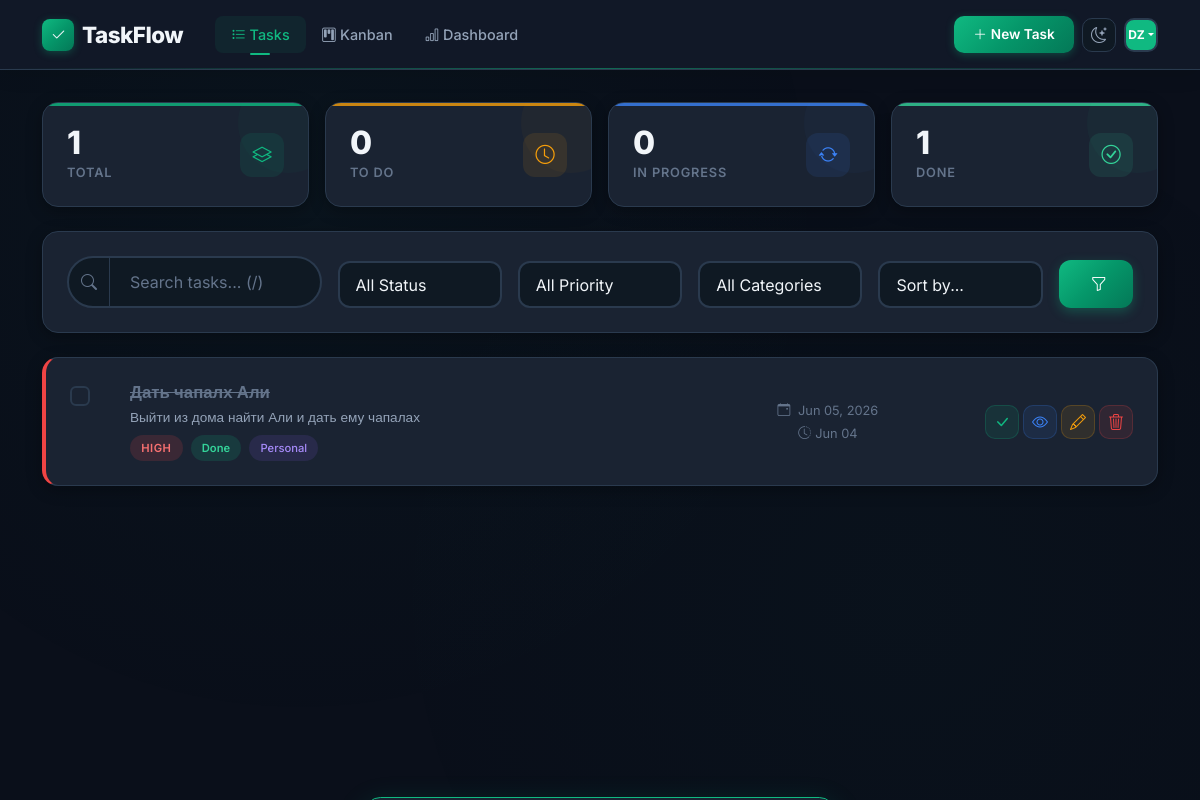
The app's page / (signed in) with its own data.
### tasks/models.py (models this page shows, shortened)
class Profile(models.Model):
    user = models.OneToOneField(User, on_delete=models.CASCADE, related_name='profile')
    avatar_color = models.CharField(max_length=7, default='#10b981')
    bio = models.TextField(max_length=500, blank=True)
    location = models.CharField(max_length=100, blank=True)
    theme = models.CharField(max_length=10, choices=[('dark', 'Dark'), ('light', 'Light')], default='dark')
    created_at = models.DateTimeField(auto_now_add=True)
    @property
    def initials(self):
        if self.user.first_name and self.user.last_name:
            return f"{self.user.first_name[0]}{self.user.last_name[0]}".upper()
        return self.user.username[:2].upper()

class Task(models.Model):
    PRIORITY_CHOICES = [
        ('low', 'Low'),
        ('medium', 'Medium'),
        ('high', 'High'),
    ]
    STATUS_CHOICES = [
        ('todo', 'To Do'),
        ('in_progress', 'In Progress'),
        ('done', 'Done'),
    ]
    CATEGORY_CHOICES = [
        ('work', 'Work'),
        ('personal', 'Personal'),
        ('study', 'Study'),
        ('health', 'Health'),
        ('finance', 'Finance'),
        ('other', 'Other'),
    ]
    user = models.ForeignKey(User, on_delete=models.CASCADE, related_name='tasks')
    title = models.CharField(max_length=200)
    description = models.TextField(blank=True)
    priority = models.CharField(max_length=10, choices=PRIORITY_CHOICES, default='medium')
    status = models.CharField(max_length=15, choices=STATUS_CHOICES, default='todo')
    category = models.CharField(max_length=15, choices=CATEGORY_CHOICES, default='other')
    due_date = models.DateField(null=True, blank=True)
    position = models.IntegerField(default=0)
    created_at = models.DateTimeField(auto_now_add=True)
    updated_at = models.DateTimeField(auto_now=True)
    completed = models.BooleanField(default=False)
    class Meta:
        ordering = ['position', '-created_at']
    @property
    def is_overdue(self):
        if self.due_date and not self.completed:
            return self.due_date < timezone.now().date()
        return False
    @property
    def is_due_soon(self):
        if self.due_date and not self.completed:
            delta = self.due_date - timezone.now().date()
            return 0 <= delta.days <= 2
        return False
    @property
    def subtask_progress(self):
        total = self.subtasks.count()
        if total == 0:
            return (0, 0)
        done = self.subtasks.filter(is_completed=True).count()
        return (done, total)

### tasks/views.py (the view, shortened to what this page needs)
# urls.py: path('', views.task_list, name='task_list'),
@login_required
def task_list(request):
    tasks = Task.objects.filter(user=request.user)
    query = request.GET.get('q', '')
    if query:
        tasks = tasks.filter(
            Q(title__icontains=query) | Q(description__icontains=query)
        )
    status_filter = request.GET.get('status', '')
    if status_filter:
        tasks = tasks.filter(status=status_filter)
    priority_filter = request.GET.get('priority', '')
    if priority_filter:
        tasks = tasks.filter(priority=priority_filter)
    category_filter = request.GET.get('category', '')
    if category_filter:
        tasks = tasks.filter(category=category_filter)
    sort_by = request.GET.get('sort', '')
    if sort_by == 'due_date':
        tasks = tasks.order_by(F('due_date').asc(nulls_last=True))
    elif sort_by == 'title':
        tasks = tasks.order_by('title')
    elif sort_by == 'created':
        tasks = tasks.order_by('-created_at')
    paginator = Paginator(tasks, 20)
    page_number = request.GET.get('page')
    page_obj = paginator.get_page(page_number)
    user_tasks = Task.objects.filter(user=request.user)
    total_tasks = user_tasks.count()
    completed_tasks = user_tasks.filter(status='done').count()
    pending_tasks = user_tasks.filter(status='todo').count()
    in_progress_tasks = user_tasks.filter(status='in_progress').count()
    from django.utils import timezone
    today = timezone.now().date()
    overdue_tasks = user_tasks.filter(
        due_date__lt=today, completed=False
    ).count()
    context = {
        'tasks': page_obj,
        'page_obj': page_obj,
        'query': query,
        'status_filter': status_filter,
        'priority_filter': priority_filter,
        'category_filter': category_filter,
        'sort_by': sort_by,
        'total_tasks': total_tasks,
        'completed_tasks': completed_tasks,
        'pending_tasks': pending_tasks,
        'in_progress_tasks': in_progress_tasks,
        'overdue_tasks': overdue_tasks,
    }
    return render(request, 'tasks/task_list.html', context)

### templates/tasks/task_list.html (shortened to what this page needs)
{% extends 'base.html' %}
{% block content %}
<div class="row g-3 mb-4">
    <div class="col-6 col-lg-3 col-md-6">
        <div class="stat-card total animate-in">
            <div class="d-flex justify-content-between align-items-center">
                <div>
                    <div class="stat-number">{{ total_tasks }}</div>
                    <div class="stat-label">Total</div>
                </div>
                <div class="stat-icon">
                    <i class="bi bi-layers"></i>
                </div>
            </div>
        </div>
    </div>
    <div class="col-6 col-lg-3 col-md-6">
        <div class="stat-card pending animate-in" style="animation-delay: 0.1s;">
            <div class="d-flex justify-content-between align-items-center">
                <div>
                    <div class="stat-number">{{ pending_tasks }}</div>
                    <div class="stat-label">To Do</div>
                </div>
                <div class="stat-icon">
                    <i class="bi bi-clock"></i>
                </div>
            </div>
        </div>
    </div>
    <div class="col-6 col-lg-3 col-md-6">
        <div class="stat-card in-progress animate-in" style="animation-delay: 0.2s;">
            <div class="d-flex justify-content-between align-items-center">
                <div>
                    <div class="stat-number">{{ in_progress_tasks }}</div>
                    <div class="stat-label">In Progress</div>
                </div>
                <div class="stat-icon">
                    <i class="bi bi-arrow-repeat"></i>
                </div>
            </div>
        </div>
    </div>
    <div class="col-6 col-lg-3 col-md-6">
        <div class="stat-card done animate-in" style="animation-delay: 0.3s;">
            <div class="d-flex justify-content-between align-items-center">
                <div>
                    <div class="stat-number">{{ completed_tasks }}</div>
                    <div class="stat-label">Done</div>
                </div>
                <div class="stat-icon">
                    <i class="bi bi-check-circle"></i>
                </div>
            </div>
        </div>
    </div>
</div>
<div class="filter-section animate-in" style="animation-delay: 0.4s;">
    <form method="get" action="{% url 'task_list' %}">
        <div class="row g-3 align-items-end">
            <div class="col-md-3">
                <div class="input-group">
                    <span class="input-group-text" style="border-radius: 50px 0 0 50px;">
                        <i class="bi bi-search"></i>
                    </span>
                    <input type="text" name="q" class="form-control search-input" style="border-radius: 0 50px 50px 0; border-left: none !important;" placeholder="Search tasks... (/)" value="{{ query }}">
                </div>
            </div>
            <div class="col-md-2">
                <select name="status" class="form-select filter-select">
                    <option value="">All Status</option>
                </select>
            </div>
            <div class="col-md-2">
                <select name="priority" class="form-select filter-select">
                    <option value="">All Priority</option>
                </select>
            </div>
            <div class="col-md-2">
                <select name="category" class="form-select filter-select">
                    <option value="">All Categories</option>
                </select>
            </div>
            <div class="col-md-2">
                <select name="sort" class="form-select filter-select">
                    <option value="">Sort by...</option>
                </select>
            </div>
            <div class="col-md-1">
                <button type="submit" class="btn btn-submit w-100">
                    <i class="bi bi-funnel"></i>
                </button>
            </div>
        </div>
    </form>
</div>
{% if tasks %}
<div class="tasks-container" id="taskContainer">
    {% for task in tasks %}
    <div class="task-card priority-{{ task.priority }} {% if task.completed %}completed{% endif %} {% if task.is_due_soon %}due-soon{% endif %} {% if task.is_overdue %}overdue-card{% endif %} animate-in"
         data-task-id="{{ task.pk }}" style="animation-delay: {{ forloop.counter0 }}00ms;">
        <div class="row align-items-center">
            <div class="col-md-7">
                <div class="d-flex align-items-start">
                    <input type="checkbox" class="task-checkbox me-3 mt-1" data-task-id="{{ task.pk }}" title="Select task">
                    <div class="flex-grow-1">
                        <h5 class="task-title mb-1">
                            <a href="{% url 'task_detail' task.pk %}" class="text-decoration-none" style="color: inherit;">{{ task.title }}</a>
                        </h5>
                        {% if task.description %}
                        <p class="task-description mb-2">{{ task.description|truncatewords:20 }}</p>
                        {% endif %}
                        <div class="d-flex flex-wrap gap-2 align-items-center">
                            <span class="badge-priority badge-{{ task.priority }}">{{ task.get_priority_display }}</span>
                            <span class="badge-status badge-{{ task.status }}">{{ task.get_status_display }}</span>
                            <span class="badge-category">{{ task.get_category_display }}</span>
                        </div>
                    </div>
                </div>
            </div>
            <div class="col-md-3 text-md-center mt-3 mt-md-0">
                {% if task.due_date %}
                <div class="due-date {% if task.is_overdue %}overdue{% elif task.is_due_soon %}due-soon-text{% endif %}">
                    <i class="bi bi-calendar-event me-1"></i>
                    {% if task.is_overdue %}<strong>Overdue:</strong> {% elif task.is_due_soon %}<strong>Soon:</strong> {% endif %}{{ task.due_date|date:"M d, Y" }}
                </div>
                {% endif %}
                <div class="due-date mt-1">
                    <i class="bi bi-clock-history me-1"></i>{{ task.created_at|date:"M d" }}
                </div>
            </div>
            <div class="col-md-2 text-md-end mt-3 mt-md-0">
                <div class="task-actions d-flex gap-1 justify-content-md-end">
                    <button class="btn btn-toggle" title="Toggle complete" aria-label="Toggle task completion" onclick="toggleTask({{ task.pk }}, this)">
                        {% if task.completed %}
                            <i class="bi bi-check-lg"></i>
                        {% else %}
                            <i class="bi bi-circle"></i>
                        {% endif %}
                    </button>
                    <a href="{% url 'task_detail' task.pk %}" class="btn btn-view" title="View" aria-label="View task details">
                        <i class="bi bi-eye"></i>
                    </a>
                    <a href="{% url 'task_edit' task.pk %}" class="btn btn-edit" title="Edit" aria-label="Edit task">
                        <i class="bi bi-pencil"></i>
                    </a>
                    <button class="btn btn-delete" title="Delete" aria-label="Delete task" onclick="deleteTask({{ task.pk }}, this)">
                        <i class="bi bi-trash3"></i>
                    </button>
                </div>
            </div>
        </div>
    </div>
    {% endfor %}
</div>
{% endif %}
{% endblock %}

### templates/base.html (shortened to what this page needs)
<!DOCTYPE html>
<html lang="en" data-theme="dark">
<head>
    <link href="https://cdn.jsdelivr.net/npm/bootstrap@5.3.2/dist/css/bootstrap.min.css" rel="stylesheet">
    <link href="https://cdn.jsdelivr.net/npm/bootstrap-icons@1.11.2/font/bootstrap-icons.min.css" rel="stylesheet">
</head>
<body>
    <nav class="navbar navbar-expand-lg">
        <div class="container">
            <a class="navbar-brand" href="{% url 'task_list' %}">
                <span class="brand-icon"><i class="bi bi-check2"></i></span>
                TaskFlow
            </a>
            <div class="collapse navbar-collapse" id="navbarNav">
                {% if user.is_authenticated %}
                <ul class="navbar-nav me-auto ms-3">
                    <li class="nav-item">
                        <a class="nav-link nav-link-custom {% if request.resolver_match.url_name == 'task_list' %}active{% endif %}" href="{% url 'task_list' %}">
                            <i class="bi bi-list-task me-1"></i>Tasks
                        </a>
                    </li>
                    <li class="nav-item">
                        <a class="nav-link nav-link-custom {% if request.resolver_match.url_name == 'kanban' %}active{% endif %}" href="{% url 'kanban' %}">
                            <i class="bi bi-kanban me-1"></i>Kanban
                        </a>
                    </li>
                    <li class="nav-item">
                        <a class="nav-link nav-link-custom {% if request.resolver_match.url_name == 'dashboard' %}active{% endif %}" href="{% url 'dashboard' %}">
                            <i class="bi bi-bar-chart me-1"></i>Dashboard
                        </a>
                    </li>
                </ul>
                <div class="d-flex align-items-center gap-2">
                    <a href="{% url 'task_create' %}" class="btn btn-create" title="New Task (N)">
                        <i class="bi bi-plus-lg me-1"></i>New Task
                    </a>
                    <button class="theme-toggle" id="themeToggle" title="Toggle theme (T)" aria-label="Toggle theme">
                        <i class="bi bi-moon-stars" id="themeIcon"></i>
                    </button>
                    <div class="dropdown">
                        <a href="#" class="avatar-sm dropdown-toggle text-decoration-none" data-bs-toggle="dropdown" aria-expanded="false" style="background: {{ user.profile.avatar_color|default:'#10b981' }};">
                            {{ user.profile.initials }}
                        </a>
                    </div>
                </div>
                {% endif %}
            </div>
        </div>
    </nav>
    <main class="main-content">
        <div class="container">
            {% block content %}{% endblock %}
        </div>
    </main>
</body>
</html>

### records on screen
Task: title "Дать чапалх Али", description "Выйти из дома найти Али и дать ему чапалах", priority "HIGH", status "Done", category "Personal", due_date "Jun 05, 2026", created_at "Jun 04", completed True (drawn)

### other values on screen
{{ user.profile.initials }} "DZ"
{{ total_tasks }} "1"
{{ pending_tasks }} "0"
{{ in_progress_tasks }} "0"
{{ completed_tasks }} "1"
